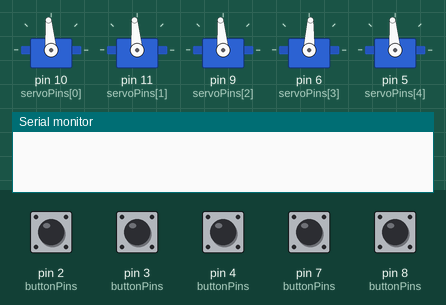
The sketch below on a simulated Arduino Uno, built with avr-gcc and run on an emulated ATmega328P. On the bench: 5 × servo, the last lines printed to the serial monitor. The inputs (shaded band) are chosen by the test bench; at power-on: pin 2 (buttonPins), pin 3 (buttonPins), pin 4 (buttonPins), pin 7 (buttonPins), pin 8 (buttonPins) LOW.

Above: at 1.2 s.
1.3 s: pin 2 (buttonPins) pulled HIGH for 0.15 s
At 2.4 s:
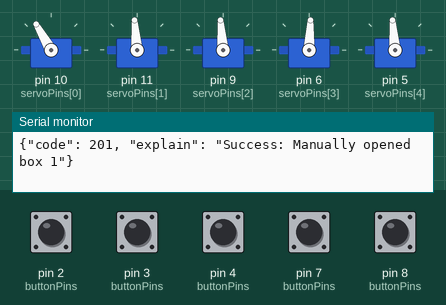
2.9 s: pin 3 (buttonPins) pulled HIGH for 0.15 s
At 3.6 s:
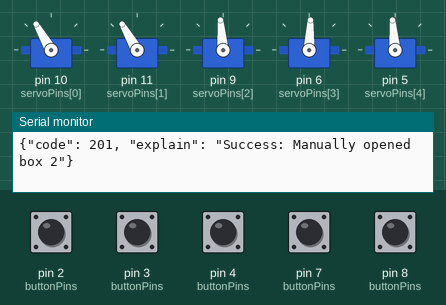
4.5 s: pin 4 (buttonPins) pulled HIGH for 0.15 s
At 4.9 s:
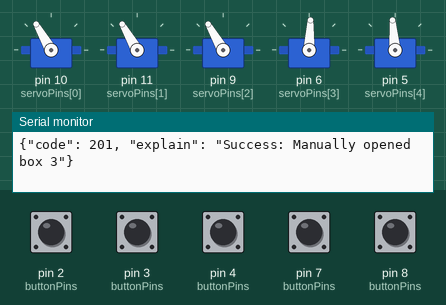
6.1 s: pin 7 (buttonPins) pulled HIGH for 0.15 s
At 7.2 s:
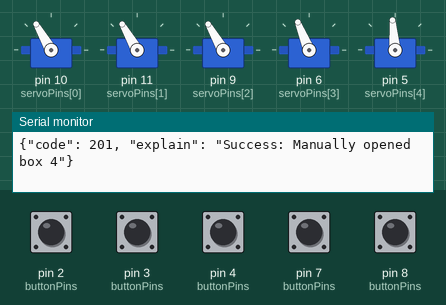
7.7 s: pin 8 (buttonPins) pulled HIGH for 0.15 s
At 8.5 s:
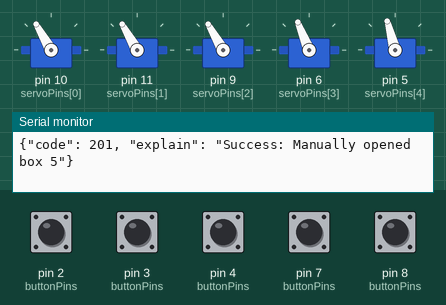
9.3 s: pin 2 (buttonPins) pulled HIGH for 1 s
At 9.7 s:
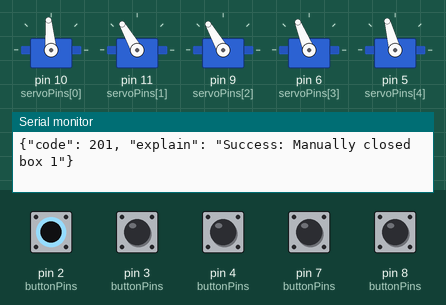
Timing chart, 0 to 12.3 s (numbered marks = the images above; inputs shaded):
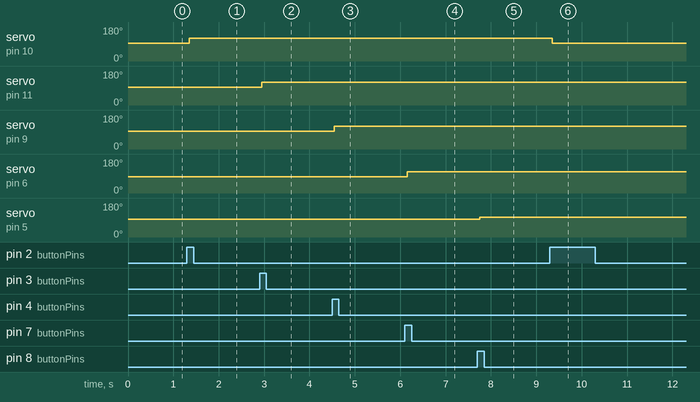

The sketch:

box_deploy_w_button.ino
```cpp
  #include <Servo.h>

// Define a structure to encapsulate the details of a "box"
struct logger {
  Servo servo;        // the servo associated with the box
  int boxState = -1;  // current state of the box (-1=closed, 1=open)
};

const int NUMBER_OF_BOXES = 5;  // Define the total number of boxes
const int STARTUP_ANGLE = 95;
const int RELEASE_ANGLE = 120;
const int SECOND_LAST_STARTUP_ANGLE = 87;
const int SECOND_LAST_RELEASE_ANGLE = 112;
const int LAST_RELEASE_ANGLE = 105;

logger boxes[NUMBER_OF_BOXES];  // Create an array of boxes

// Array to hold button pin numbers
int buttonPins[NUMBER_OF_BOXES] = { 2, 3, 4, 7, 8 };

// Array to hold servo pin numbers
int servoPins[NUMBER_OF_BOXES] = { 10, 11, 9, 6, 5 };
// Variables to control debouncing

long debounceDelay = 50;  // the debounce time; increase if the output flickers

struct button {
  long lastDebounceTime = 0;  // the last time the output pin was toggled
  int pin;                    // the pin for the button that controls the box
  int lastState = 0;          // last state of the button (0=unpressed, 1=pressed)
  int state = 0;
  int reading;
};

button buttons[NUMBER_OF_BOXES];

// A buffer to hold incoming commands from the Serial input
char inputBuffer[200];
int bufferIndex = 0;

void setup() {
  // Loop over each box to set it up
  for (int i = 0; i < NUMBER_OF_BOXES; i++) {
    buttons[i].pin = buttonPins[i];       // assign the button pin from the array
    boxes[i].servo.attach(servoPins[i]);  // attach the servo to the pin from the array
    if (i == 3) {
      boxes[i].servo.write(SECOND_LAST_STARTUP_ANGLE);
    }
    else {
      boxes[i].servo.write(STARTUP_ANGLE);             // move the servo to its initial position
    }
    pinMode(buttons[i].pin, INPUT);   // set the button's pin mode to INPUT
  }
  Serial.begin(9600);  // begin serial communication
}


void loop() {
  // Check if any data is available on the Serial input
  while (Serial.available()) {
    char inChar = (char)Serial.read();

    // If newline character is received, a full command is ready for parsing
    if (inChar == '\n') {
      inputBuffer[bufferIndex] = '\0';  // Null-terminate the C string

      char command = strtok(inputBuffer, " ")[0];  // Take the first character as the command

      switch (command) {
        case 'o':  // Open command
        case 'c':
          {  // Close command
            // For these commands, parse additional arguments
            int boxNumber = atoi(strtok(NULL, " "));  // Parse the box number starting from the third character in the input buffer
            if (boxNumber >= 1 && boxNumber <= NUMBER_OF_BOXES) {
              int boxIndex = boxNumber - 1;
              if (command == 'o') {
                if (boxNumber == 5) {
                  boxes[boxIndex].servo.write(LAST_RELEASE_ANGLE);
                }
                else if (boxNumber == 4) {
                  boxes[boxIndex].servo.write(SECOND_LAST_RELEASE_ANGLE);
                }
                else {
                  boxes[boxIndex].servo.write(RELEASE_ANGLE);
                }
                boxes[boxIndex].boxState = 1;
                Serial.println("{\"code\": 200, \"explain\": \"Success: Opened box " + String(boxNumber) + "\"}");
              } else {
                if (boxNumber == 4) {
                  boxes[boxIndex].servo.write(SECOND_LAST_STARTUP_ANGLE);
                }
                else {
                  boxes[boxIndex].servo.write(STARTUP_ANGLE);
                }
                boxes[boxIndex].boxState = -1;
                Serial.println("{\"code\": 200, \"explain\": \"Success: Closed box " + String(boxNumber) + "\"}");
              }
            } else {
              Serial.println("{\"code\": 400, \"explain\": \"Error: Invalid box number\"}");
            }
            break;
          }
        default:
          Serial.println("{\"code\": 400, \"explain\": \"Error: Unknown command\"}");
          break;
      }

      // Clear the inputBuffer ready for the next command
      bufferIndex = 0;
    } else if (bufferIndex < sizeof(inputBuffer) - 1) {
      // Append the read character to the input buffer
      inputBuffer[bufferIndex++] = inChar;
    }
  }

  for (int i = 0; i < NUMBER_OF_BOXES; i++) {
    buttons[i].reading = digitalRead(buttons[i].pin);

    if (buttons[i].reading != buttons[i].lastState) {
      // reset the debouncing timer
      buttons[i].lastDebounceTime = millis();
    }

    // Check if debounce delay has passed
    if ((millis() - buttons[i].lastDebounceTime) > debounceDelay) {
      if (buttons[i].reading != buttons[i].state) {
        buttons[i].state = buttons[i].reading;
        // If the button is pressed and the box is closed...
        if ((buttons[i].state == 1) && (boxes[i].boxState < 0)) {
          Serial.println("{\"code\": 201, \"explain\": \"Success: Manually opened box " + String(i + 1) + "\"}");  // print a message to the serial monitor
          if (i == 4) {
            boxes[i].servo.write(LAST_RELEASE_ANGLE);
          }
          else if (i == 3) {
            boxes[i].servo.write(SECOND_LAST_RELEASE_ANGLE);
          }
          else {
            boxes[i].servo.write(RELEASE_ANGLE);      // open the box
          }

          boxes[i].boxState = 1;        // change the state of the box
          buttons[i].lastDebounceTime = millis();  // update the debounce timer
        }
        // If the button is pressed and the box is open...
        else if ((buttons[i].state == 1) && (boxes[i].boxState > 0)) {
          Serial.println("{\"code\": 201, \"explain\": \"Success: Manually closed box " + String(i + 1) + "\"}");  // print a message to the serial monitor
          if (i == 3) {
            boxes[i].servo.write(SECOND_LAST_STARTUP_ANGLE);
          }
          else {
            boxes[i].servo.write(STARTUP_ANGLE);
          }
          boxes[i].boxState = -1;       // change the state of the box
          buttons[i].lastDebounceTime = millis();  // update the debounce timer
        }
      }
    }
    buttons[i].lastState = buttons[i].reading;
  }
}
```

Measured:
- after the input at 1.3 s, servo on pin 10 (servoPins[0]): 95° → 120° after 0.05 s
- after the input at 2.9 s, servo on pin 11 (servoPins[1]): 95° → 120° after 0.05 s
- after the input at 4.5 s, servo on pin 9 (servoPins[2]): 95° → 120° after 0.05 s
- after the input at 6.1 s, servo on pin 6 (servoPins[3]): 87° → 112° after 0.05 s
- after the input at 7.7 s, servo on pin 5 (servoPins[4]): 95° → 105° after 0.05 s
- after the input at 9.3 s, servo on pin 10 (servoPins[0]): 120° → 95° after 0.05 s
